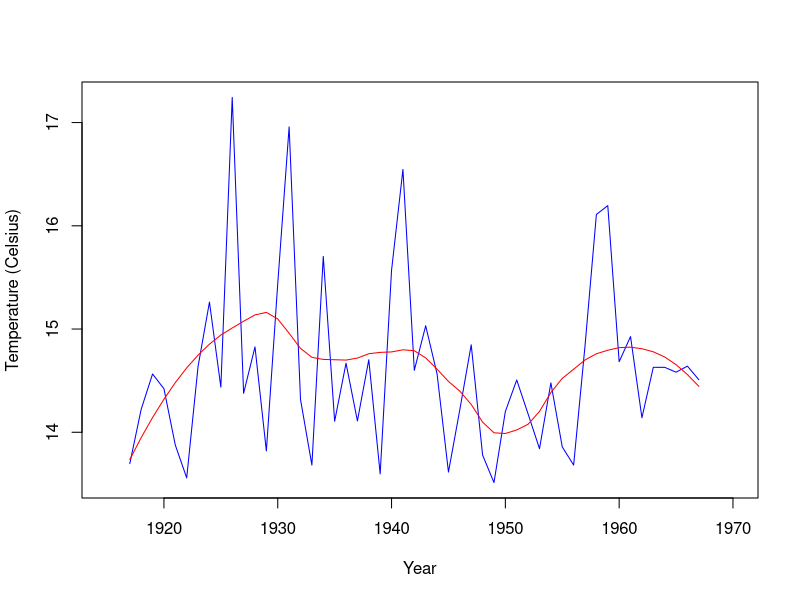
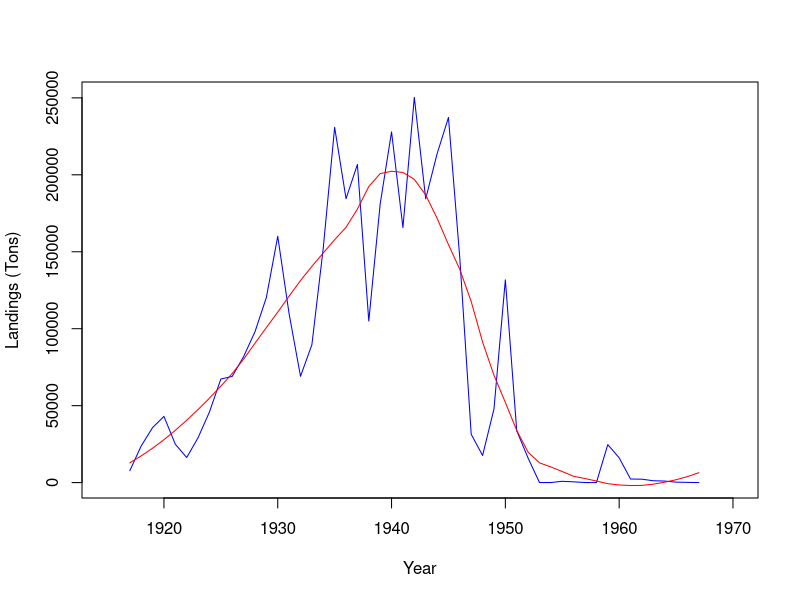
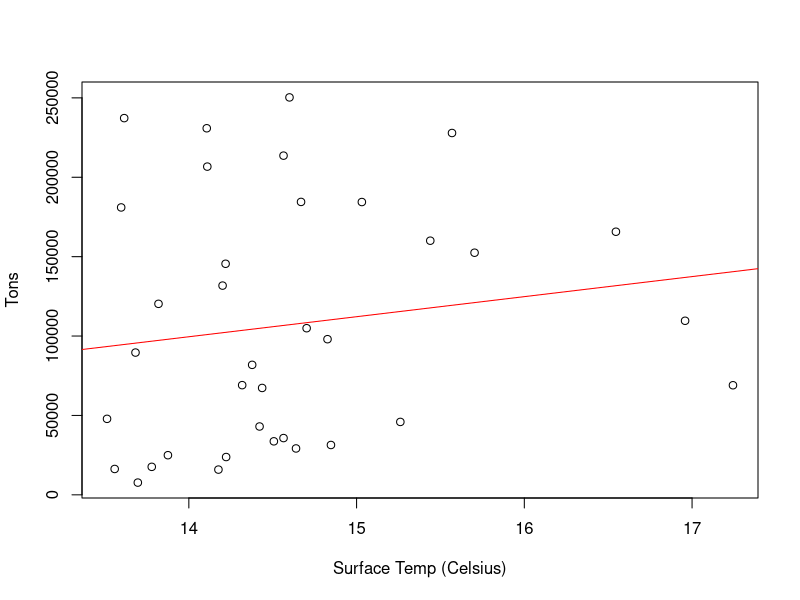
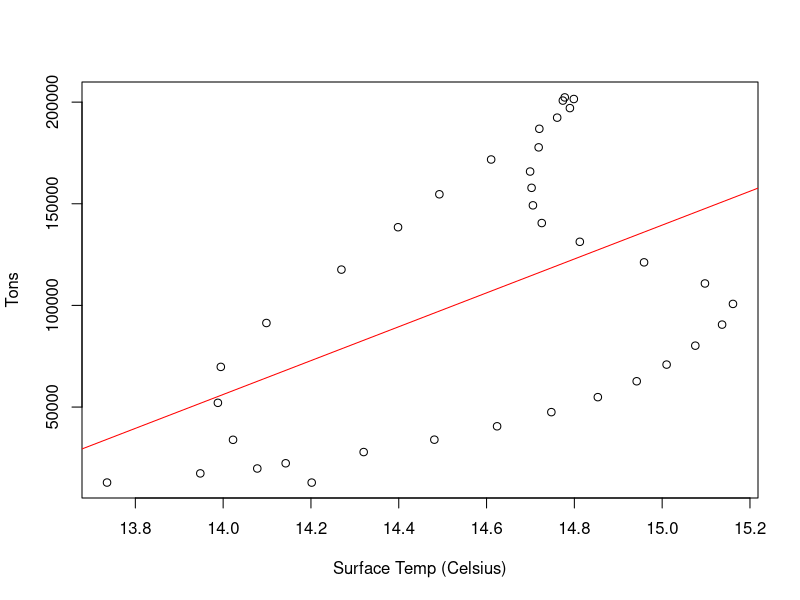
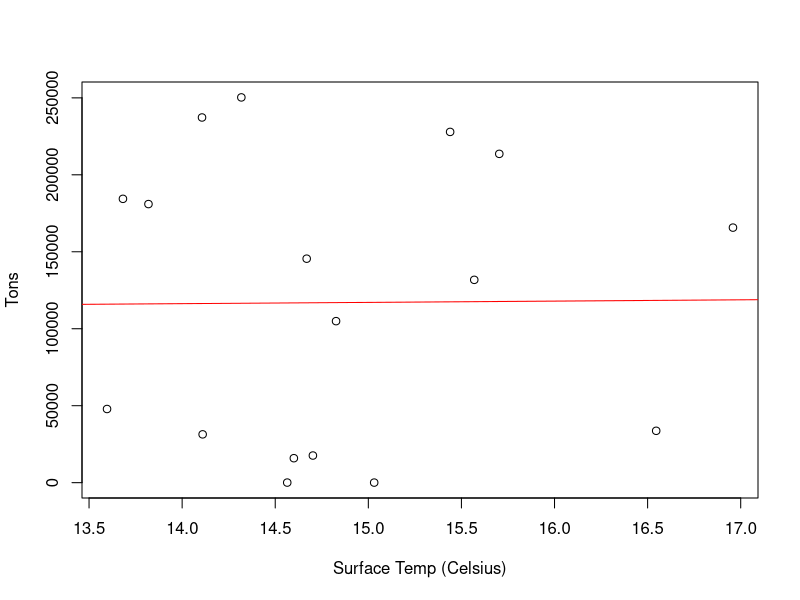

Here is the R script that generated these plots, in order:
# -------------------------------------------------------------------------------------------
# Sometimes the 'noise' in our raw data prevents us from seeing the relationship between
# two variables.  In this learning experience, we plot raw sardine catch and ocean temperature
# data and then create smoothing lines for both, before calculating a Pearson's r correlation
# between the two.  Smoothed data is preferable in this case because the raw data is noisy.
# -------------------------------------------------------------------------------------------

library(dplyr)

# -------------------------------------------------------------------------------------------
# Environment setup and load the two datasets.  The first is ocean temperature readings from
# La Jolla, CA, the second is sardine landings (total catch) in tons.
# -------------------------------------------------------------------------------------------

temps_df    <- read.csv('scripps_ocean_temps.csv', header = TRUE, stringsAsFactors = FALSE)
landings_df <- read.csv('sardine_landings_ueber.csv', header = TRUE, stringsAsFactors = FALSE)

# -------------------------------------------------------------------------------------------
# Because the onset of sardine spawning begins in February, create a subset of the temperature 
# data from February to April.  This is the peak spawning season.  Then create a new data set 
# of average temperatures for each year of the dataset. 
# 
# References for creating smoothing lines in R.
# https://stackoverflow.com/questions/3480388/how-to-fit-a-smooth-curve-to-my-data-in-r  
# http://r-statistics.co/Loess-Regression-With-R.html
# -------------------------------------------------------------------------------------------

temps_df <- temps_df[,-5]
temps_df <- na.omit(temps_df)
temps_df <- subset(temps_df, month == 2 | month == 3 | month == 4)
temps_df <- subset(temps_df, year < 1968)

avg_temps_df <- temps_df %>%
                  group_by(year) %>%
                  summarize(mean(surf_temp_c))

colnames(avg_temps_df)[2] <- "avg_temp"

# -------------------------------------------------------------------------------------------
# Plot the raw temperature data and then create a temperature model (loess), generate predicted 
# values using that model, and then lay down a smoothing line on top of the plot.
# -------------------------------------------------------------------------------------------

plot(avg_temps_df$year, avg_temps_df$avg_temp,                  
     type = "l",
     col  = "blue",
     main = "",
     xlim = c(1915, 1970),
     xlab = "Year",
     ylab = 'Temperature (Celsius)')

temp_model <- loess(avg_temp ~ year, data = avg_temps_df, span = .50)
temp_line  <- predict(temp_model)

lines(temp_line, x = avg_temps_df$year, col = 'red')

# -------------------------------------------------------------------------------------------
# Plot the raw landings data and then create a landings model (loess), generate predicted 
# values using that model, and then lay down a smoothing line on top of the plot.
# -------------------------------------------------------------------------------------------

plot(landings_df$year, landings_df$monterey_tons,                  
     type = "l",
     col  = "blue",
     main = "",
     xlim = c(1915, 1970),
     xlab = 'Year',
     ylab = 'Landings (Tons)')

landing_model <- loess(monterey_tons ~ year, data = landings_df, span = .50)
landing_line  <- predict(landing_model)

lines(landing_line, x = landings_df$year, col = 'red')

# -------------------------------------------------------------------------------------------
# RAW TEMPERATURE AND LANDING REGRESSION & CORRELATION
#
# First compute a simple linear regression and Pearson's correlation on the raw data and
# then we'll do the same with the smoothed data and compare the two.
#
# Data Note:  landings_df and temps_df contain raw data.  
# -------------------------------------------------------------------------------------------

# -------------------------------------------------------------------------------------------
# Join the two datasets on year and retain only those years where the catch was greater than 
# 500 tons.  When the catch was less than 500 tons, the fishery was effectively shutdown. And
# then plot the data.
# -------------------------------------------------------------------------------------------

analysis_df <- merge(avg_temps_df, landings_df, by = 'year')
analysis_df <- subset(analysis_df, monterey_tons > 500)
analysis_df <- subset(analysis_df, year < 1954)

plot(x = analysis_df$avg_temp, y = analysis_df$monterey_tons,
     xlab = 'Surface Temp (Celsius)',
     ylab = 'Tons')

# -------------------------------------------------------------------------------------------
# Generate a simple linear regression model, add the regression line to the plot and then
# calculate Pearson's r between the raw temperatures and the raw landings.
# -------------------------------------------------------------------------------------------

fit <- lm(analysis_df$monterey_tons ~ analysis_df$avg_temp)

abline(fit, col = 'red')

raw_cor <- cor(analysis_df$monterey_tons, analysis_df$avg_temp)

# -------------------------------------------------------------------------------------------
# SMOOTHED TEMPERATURE AND LANDING REGRESSION & CORRELATION
#
# Now that we've conducted a simple linear regression and correlation with the raw data, let's
# do the same with the smoothed data from our loess model.  With the smoothing line vectors,
# create two new dataframes.  Add a year variable, populate it with values from 1917 to
# 1955, and then join both into an analysis dataframe.  Remove rows from analysis_df for years
# when the fishery was shut down.  Plot the new dataset.  
#
# Data Note:  landing_df and temp_df contain smoothed data.   
# -------------------------------------------------------------------------------------------

landing_df <- data.frame("landings" = landing_line)
temp_df    <- data.frame("temps" = temp_line)

landing_df$year <- 1917:1967
temp_df$year    <- 1917:1967

analysis_df <- merge(temp_df, landing_df, by = 'year')
analysis_df <- subset(analysis_df, landings > 500)
analysis_df <- subset(analysis_df, year < 1954)

plot(x = analysis_df$temps, y = analysis_df$landings,
     xlab = 'Surface Temp (Celsius)',
     ylab = 'Tons')

# -------------------------------------------------------------------------------------------
# Generate a simple linear regression model, add the regression line to the plot and then
# calculate Pearson's r between the smoothed temperatures and the smoothed landings.
# -------------------------------------------------------------------------------------------

fit <- lm(analysis_df$landings ~ analysis_df$temps)

abline(fit, col = 'red')

smooth_cor <- cor(analysis_df$landings, analysis_df$temps)

# -------------------------------------------------------------------------------------------
# And finally, let's compare the correlation between the raw and smoothed data.
# -------------------------------------------------------------------------------------------

raw_cor
smooth_cor

adj_landings_df <- landings_df
adj_landings_df$year <- adj_landings_df$year - 10

analysis_df <- merge(avg_temps_df, adj_landings_df, by = 'year')
analysis_df <- subset(analysis_df, year > 1927 & year < 1945)

plot(x = analysis_df$avg_temp, y = analysis_df$monterey_tons,
     xlab = 'Surface Temp (Celsius)',
     ylab = 'Tons')

fit <- lm(analysis_df$monterey_tons ~ analysis_df$avg_temp)

abline(fit, col = 'red')

cor(analysis_df$monterey_tons, analysis_df$avg_temp)



